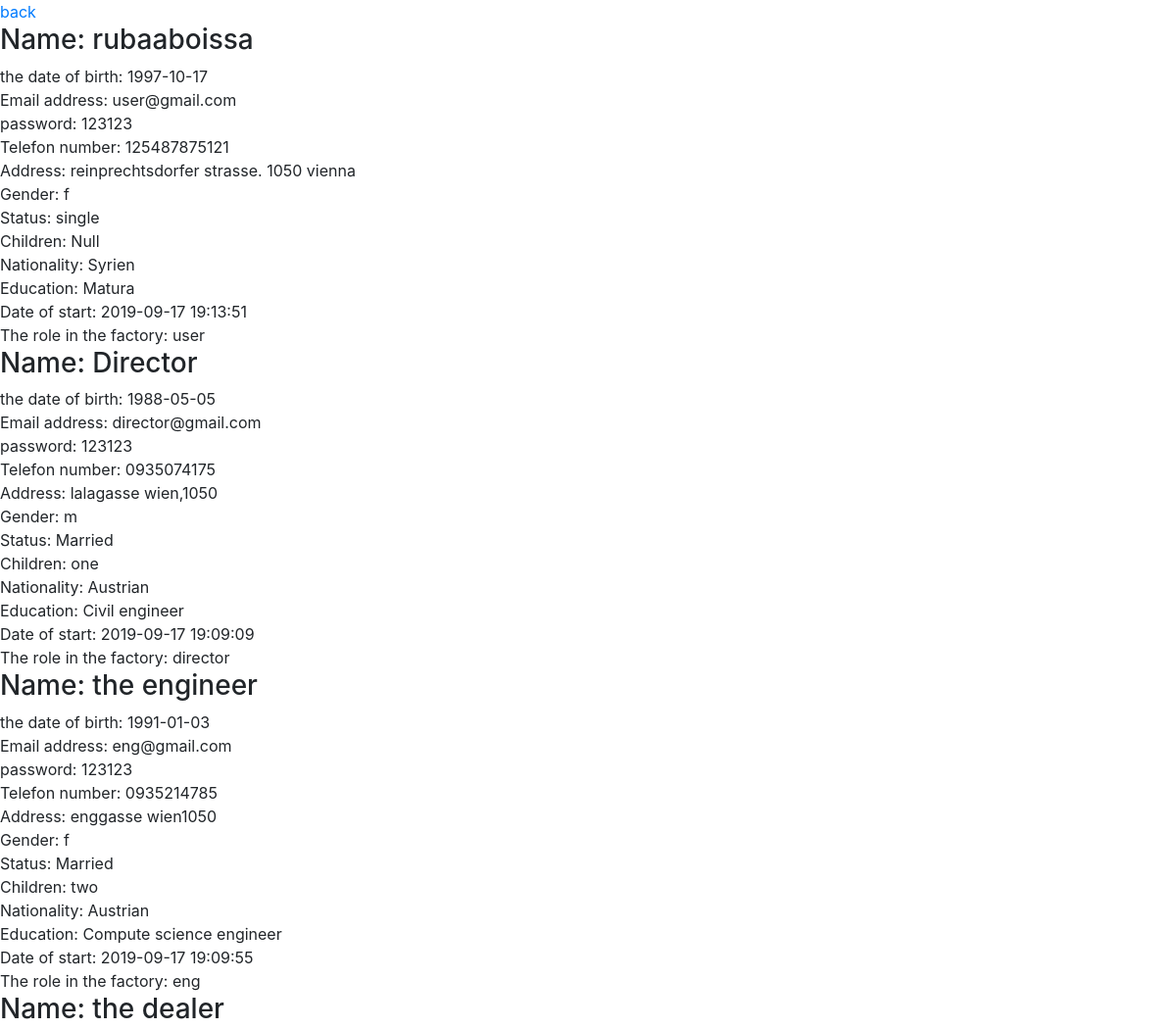
/users.php (upper part), run on an earlier commit of the app's database.
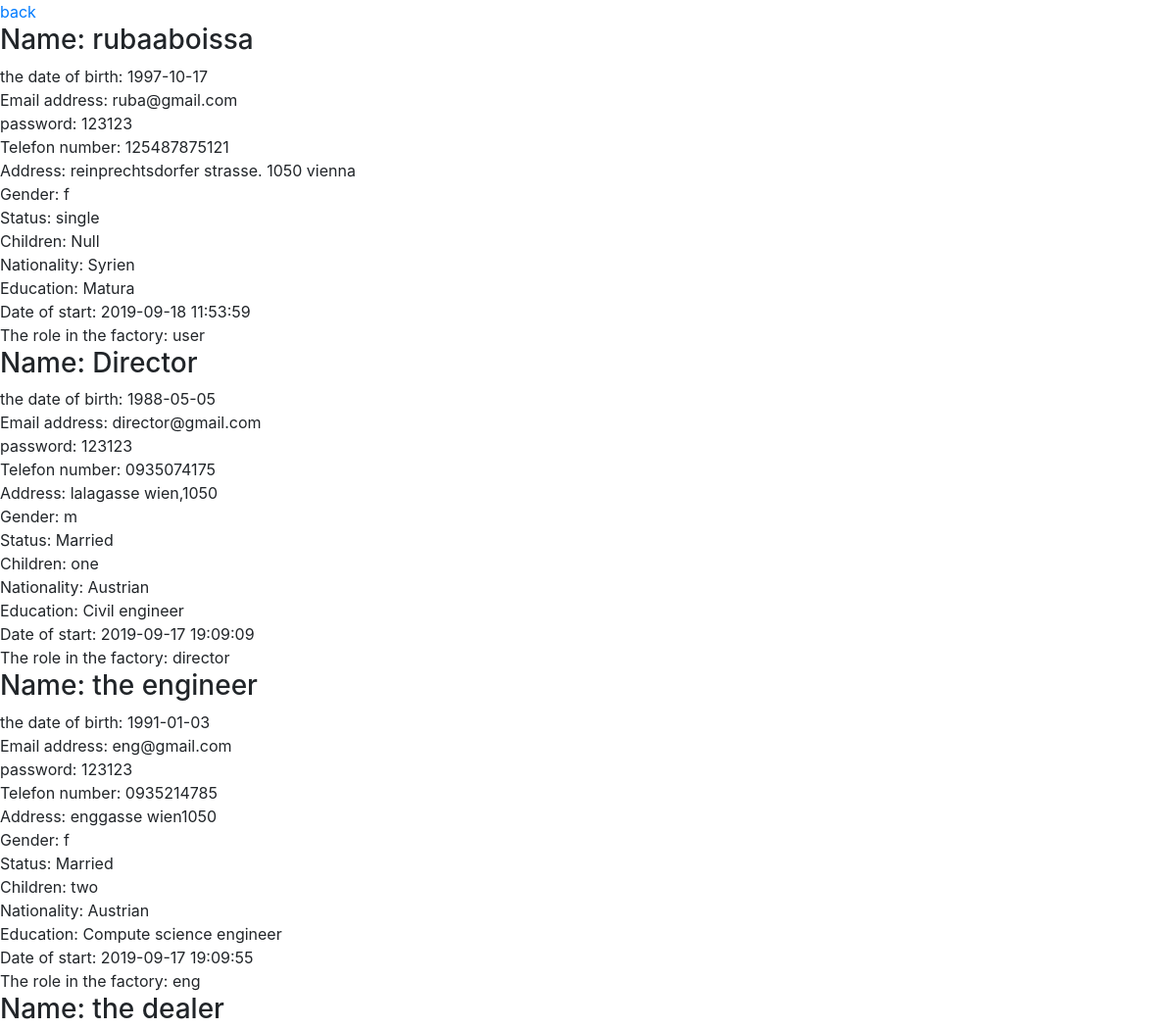
And on a later commit of the database.
### tables this page shows
CREATE TABLE `users` (
  `user_id` int(12) NOT NULL,
  `fullname` varchar(200) NOT NULL,
  `date_of_birth` date NOT NULL,
  `email` varchar(200) NOT NULL,
  `password` varchar(200) NOT NULL,
  `telefon` varchar(200) NOT NULL,
  `address` varchar(200) NOT NULL,
  `gender` enum('f','m') NOT NULL,
  `status` enum('Married','single') NOT NULL,
  `children` varchar(200) NOT NULL,
  `nationality` varchar(200) NOT NULL,
  `education` varchar(200) NOT NULL,
  `date_of_start` timestamp NOT NULL DEFAULT current_timestamp() ON UPDATE current_timestamp(),
  `role` varchar(200) NOT NULL
);

### users.php (the view, shortened to what this page needs)
<?php
require 'db.php';
?>
<html>
<head><?php require 'header.php'; ?></head>
<body>
<a href="directorpage.php">back</a>
<?php
  $sql ="SELECT * FROM users";
  $result = mysqli_query($conn,$sql);
    if($result->num_rows > 0){
      while ($row = $result->fetch_assoc()) {?>
<h3>Name:                               <?php echo $row['fullname'];?></h3>
<span>the date of birth: </span>        <?php echo $row['date_of_birth'];?><br>
<span>Email address: </span>            <?php echo $row['email'];?><br>
<span>password: </span>                 <?php echo $row['password'];?><br>
<span>Telefon number:                   <?php echo $row['telefon'];?><br>
<span>Address: </span>                  <?php echo $row['address'];?><br>
<span>Gender: </span>                   <?php echo $row['gender'];?><br>
<span>Status:                           <?php echo $row['status'];?><br>
<span>Children: </span>                 <?php echo $row['children'];?><br>
<span>Nationality: </span>              <?php echo $row['nationality'];?><br>
<span>Education: </span>                <?php echo $row['education'];?><br>
<span>Date of start: </span>            <?php echo $row['date_of_start'];?><br>
<span>The role in the factory: </span>  <?php echo $row['role'];?><br>
<?php
    }
}
?>
</body>
</html>

What changed in the data, as far as the page shows it:
changed users "rubaaboissa": email "user@gmail.com" → "ruba@gmail.com"; date_of_start "2019-09-17 19:13:51" → "2019-09-18 11:53:59"
